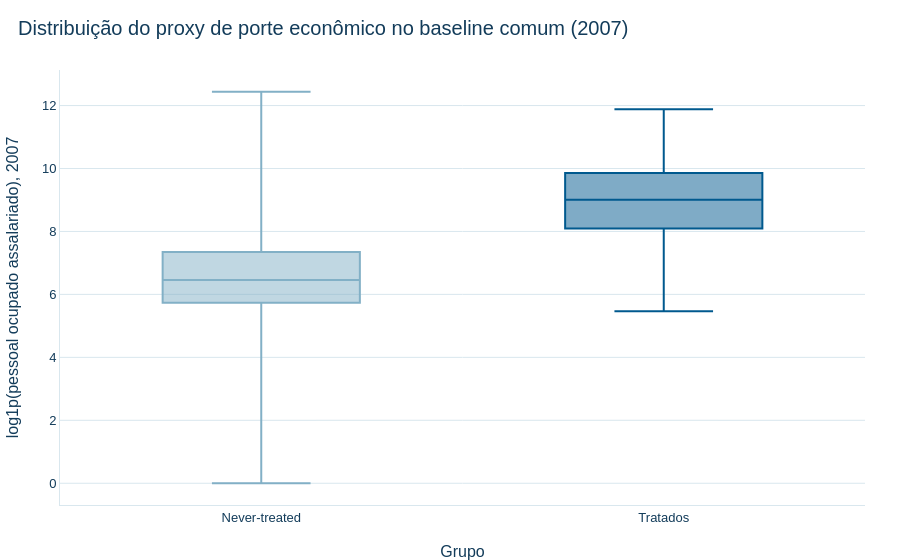

The code cell stored with this chart in its notebook:
### Code cell
base_plot = baseline.assign(
    grupo=baseline["papel_causal"].map(
        {d17.PAPEL_TRATADO: "Tratados", d17.PAPEL_CONTROLE: "Never-treated"}
    ),
    log1p_emprego=np.log1p(baseline["pessoal_ocupado_assalariado"]),
)
fig = px.box(
    base_plot,
    x="grupo",
    y="log1p_emprego",
    points=False,
    color="grupo",
    color_discrete_map={"Tratados": CORES_IPT["AZUL_PRINCIPAL"], "Never-treated": CORES_IPT["AZUL_CLARO"]},
    labels={"grupo": "Grupo", "log1p_emprego": "log1p(pessoal ocupado assalariado), 2007"},
    title="Distribuição do proxy de porte econômico no baseline comum (2007)",
)
fig.update_layout(showlegend=False)
salvar_figura(fig, "d17_01_porte_baseline")
fig.show()

### Figure 1 — Plotly figure (JSON) as saved in the notebook; plotly's stock layout.template omitted (floating-point values rounded to 4 significant figures; data arrays with more than 128 entries replaced by an {"elided": "..."} marker saying what was removed)
{"data": [{"alignmentgroup": "True", "boxpoints": false, "hovertemplate": "Grupo=%{x}<br>log1p(pessoal ocupado assalariado), 2007=%{y}<extra></extra>", "legendgroup": "Never-treated", "marker": {"color": "#82B0C6"}, "name": "Never-treated", "notched": false, "offsetgroup": "Never-treated", "orientation": "v", "showlegend": true, "type": "box", "x": {"elided": "4963 str values"}, "x0": " ", "xaxis": "x", "y": {"elided": "4963 float values"}, "y0": " ", "yaxis": "y"}, {"alignmentgroup": "True", "boxpoints": false, "hovertemplate": "Grupo=%{x}<br>log1p(pessoal ocupado assalariado), 2007=%{y}<extra></extra>", "legendgroup": "Tratados", "marker": {"color": "#00598E"}, "name": "Tratados", "notched": false, "offsetgroup": "Tratados", "orientation": "v", "showlegend": true, "type": "box", "x": {"elided": "129 str values"}, "x0": " ", "xaxis": "x", "y": {"elided": "129 float values"}, "y0": " ", "yaxis": "y"}], "layout": {"boxmode": "overlay", "font": {"color": "#133C5A", "family": "Arial", "size": 13}, "legend": {"title": {"text": "Grupo"}, "tracegroupgap": 0}, "paper_bgcolor": "#FFFFFF", "plot_bgcolor": "#FFFFFF", "showlegend": false, "title": {"text": "Distribuição do proxy de porte econômico no baseline comum (2007)"}, "xaxis": {"anchor": "y", "categoryarray": ["Never-treated", "Tratados"], "categoryorder": "array", "domain": [0.0, 1.0], "title": {"text": "Grupo"}}, "yaxis": {"anchor": "x", "domain": [0.0, 1.0], "title": {"text": "log1p(pessoal ocupado assalariado), 2007"}}}}
